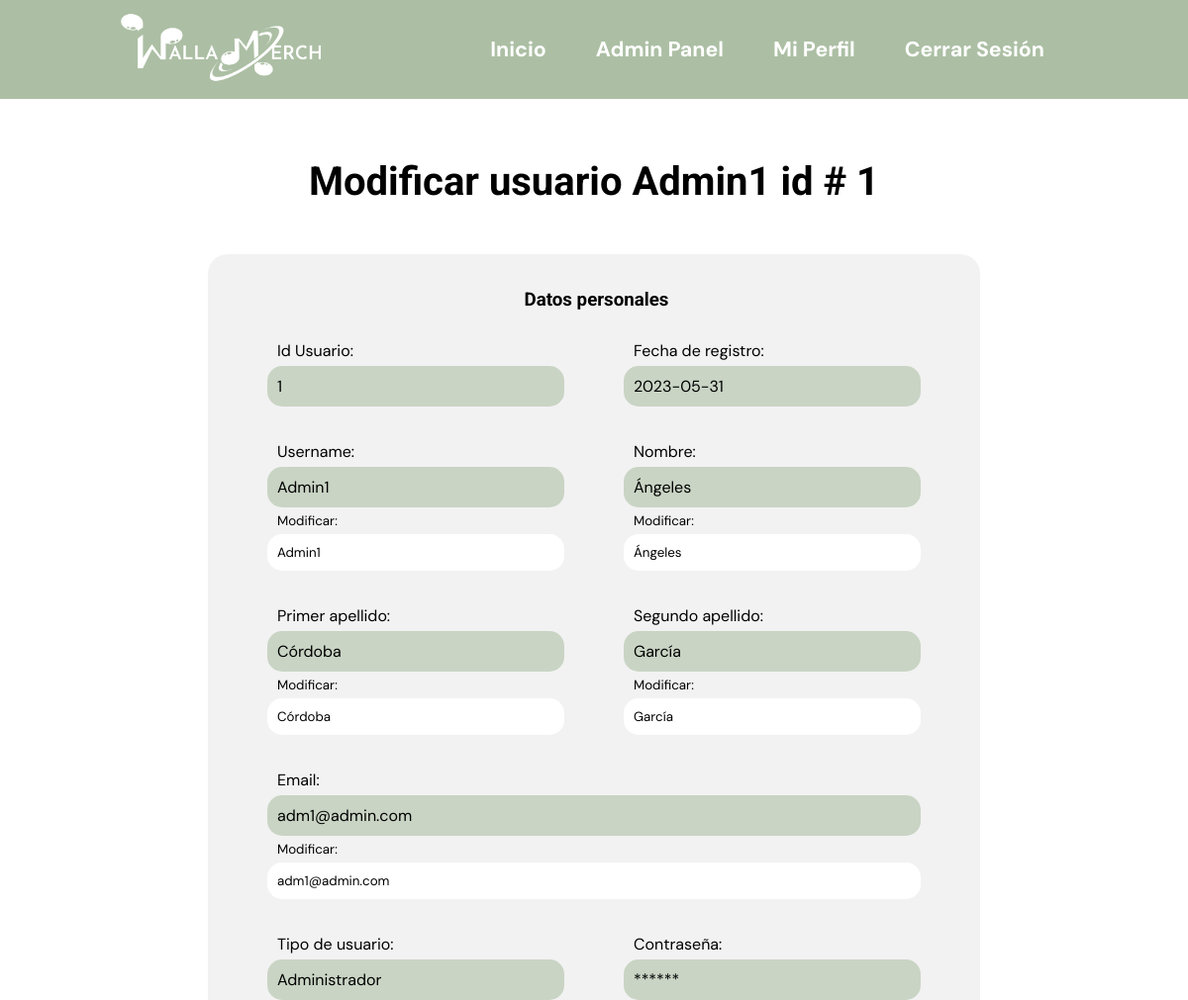
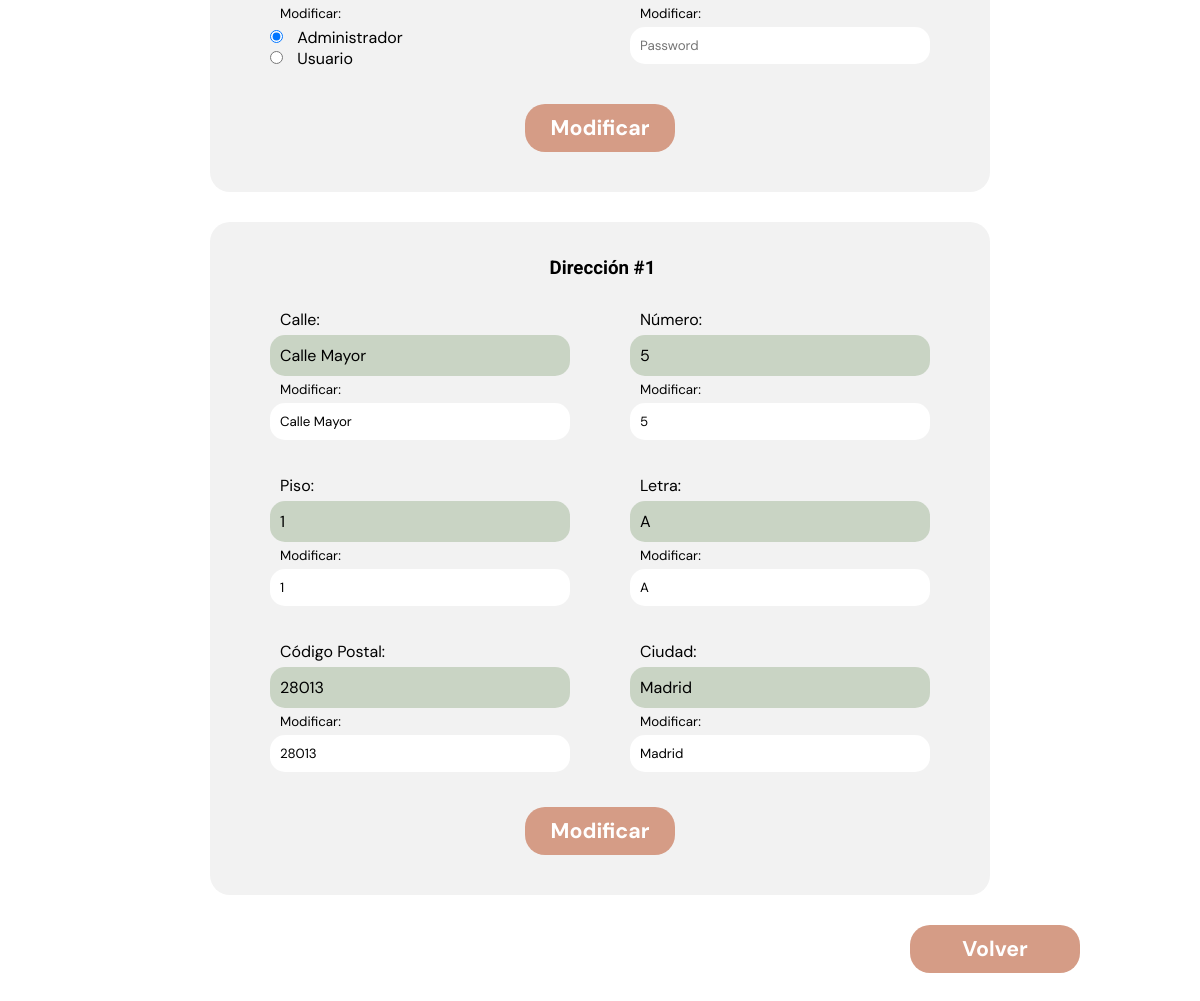
The app's page /php/admin/usuarios/modificar_usuario.php?id_usuario=1 (signed in) with its own data (2 pictures, top to bottom).
### tables this page shows
create table if not exists usuario(
	id_usuario int auto_increment,
    username varchar(100) unique not null,
    email varchar(100) unique not null,
    pass varchar(100) not null,
    tipo_usuario int not null,
    nombre varchar(100),
    apellido1 varchar(100),
    apellido2 varchar(100),
    fechaRegistro date DEFAULT current_timestamp(),
    PRIMARY KEY (id_usuario)
);

create table if not exists direccion(
	id_direccion int auto_increment,
    id_usuario int not null,
    calle varchar(255),
    numero int,
    piso int,
    letra varchar(10) ,
    codigoPostal int not null,
    ciudad varchar(255) not null,
    PRIMARY KEY (id_direccion),
    FOREIGN KEY (id_usuario) REFERENCES usuario(id_usuario) ON DELETE CASCADE
);

### database/users-db.php (called while the page is built, shortened)
<?php
	function verUsuario($id_usuario){
			$query = "SELECT * FROM usuario
								WHERE id_usuario=?";
			$stmt = mysqli_prepare($GLOBALS["con"], $query);
			mysqli_stmt_bind_param($stmt, "i", $id_usuario);
			mysqli_stmt_execute($stmt);
			$result = mysqli_stmt_get_result($stmt);;
			$usuario = mysqli_fetch_array($result);
			return $usuario;
	}
	function verDireccion($id_usuario){
			$query = "SELECT *
								FROM direccion
								WHERE id_usuario=?";
			$stmt = mysqli_prepare($GLOBALS["con"], $query);
			mysqli_stmt_bind_param($stmt, "i", $id_usuario);
			mysqli_stmt_execute($stmt);
			$result = mysqli_stmt_get_result($stmt);
			$direcciones = array();
			while($row = mysqli_fetch_array($result)){
				$direcciones[] = $row;
			}
			return $direcciones;
	}
?>

### vistas/admin-panel/usuarios/admin-panel-usuarios-modificar.php (the view, shortened to what this page needs)
<!DOCTYPE html>
<html lang="en">
<head>
    <link rel="stylesheet" href="../../../styles/navbar.css" />
    <link rel="stylesheet" href="../../../styles/admin-panel.css" />
</head>
<body>
    <?php
        require_once ("../../../vistas/navbar.php");
    ?>
    <main>
        <div class="main">
        <div class="user-main">
            <h1 class="tittle-h1">Modificar usuario <?php echo $currentUser['username']." id # ".$currentUser['id_usuario'];?></h1>
        </div>
        <div class="admin-form-div">
            <form action= "./modificar-usuario2.php?id_usuario=<?php echo $currentUser['id_usuario'];?>" method='post' enctype="multipart/form-data" class="admin-form">
                <div class="form-column">
                    <h3>Datos personales</h3>
                </div>
                <div class="form-column">
                    <div class="formSection">
                        <label>Id Usuario: </label>
                        <p class="productDetail"><?php echo $currentUser['id_usuario'];?></p>
                    </div>
                    <div class="formSection">
                        <label>Fecha de registro:</label>
                        <p class="productDetail"><?php echo $currentUser['fechaRegistro'];?></p>
                    </div>
                </div>
                <div class="form-column">
                    <div class="formSection">
                        <label>Username: </label>
                        <p class="productDetail"><?php echo $currentUser['username'];?></p>
                        <label class="smallLabel">Modificar:</label>
                        <input
                            type="text"
                            name="user-edit"
                            value="<?php echo $currentUser['username'];?>"
                        />
                    </div>
                    <div class="formSection">
                        <label>Nombre:</label>
                        <p class="productDetail">
                            <?php
                            if (isset($currentUser['nombre'])){
                                echo $currentUser['nombre'];
                            }?>
                        </p>
                        <label class="smallLabel">Modificar:</label>
                        <input
                            type="text"
                            name="nombre-edit"
                            value="<?php echo $currentUser['nombre'];?>"
                        />
                    </div>
                </div>
                <div class="form-column">
                    <div class="formSection">
                        <label>Primer apellido: </label>
                        <p class="productDetail"><?php if (isset($currentUser['apellido1'])){
                                echo $currentUser['apellido1'];
                            }?></p>
                        <label class="smallLabel">Modificar:</label>
                        <input
                            type="text"
                            name="apellido1-edit"
                            value="<?php echo $currentUser['apellido1'];?>"
                        />
                    </div>
                    <div class="formSection">
                        <label>Segundo apellido:</label>
                        <p class="productDetail"><?php if (isset($currentUser['apellido2'])){
                                echo $currentUser['apellido2'];
                            };?></p>
                        <label class="smallLabel">Modificar:</label>
                        <input
                            type="text"
                            name="apellido2-edit"
                            value="<?php echo $currentUser['apellido2'];?>"
                        />
                    </div>
                </div>
                <div class="form-column">
                    <div class="formSection-full">
                        <label>Email:</label>
                        <p class="productDetail-full"><?php echo $currentUser['email'];?></p>
                        <label class="smallLabel">Modificar:</label>
                        <input
                            type="text"
                            name="email-edit"
                            pattern="[^@\s]+@[^@\s]+\.[^@\s]+"
                            value="<?php echo $currentUser['email'];?>"
                        />
                    </div>
                </div>
                <div class="form-column">
                    <div class="formSection">
                        <label>Tipo de usuario:</label>
                        <p class="productDetail">
                            <?php
                                switch($currentUser['tipo_usuario']){
                                    case 0:
                                        echo 'Administrador';
                                        break;
                                    }
                            ?>
                        </p>
                        <label class="smallLabel">Modificar:</label>
                        <div>
                            <div>
                                <input type="radio" id="admin" name="tipo_usuario-edit" value="0"
                                <?php
                                if ($currentUser['tipo_usuario'] == 0){
                                    echo "checked";
                                }
                                ?>
                                />
                                <label for="admin">Administrador</label>
                            </div>
                            <div>
                                <input type="radio" id="user" name="tipo_usuario-edit" value="1"
                                <?php
                                if ($currentUser['tipo_usuario'] == 1){
                                    echo "checked";
                                }
                                ?>/>
                                <label for="admin">Usuario</label>
                            </div>
                        </div>
                    </div>
                    <div class="formSection">
                        <label>Contraseña:</label>
                        <p class="productDetail">
                            ******
                        </p>
                        <label class="smallLabel">Modificar:</label>
                        <input type="password" placeholder="Password" name="password-edit"/>
                    </div>
                </div>
                <div class="formSection-btn">
                    <input class="admin-button" name="edit-user" type="submit" value="Modificar">
                </div>
            </form>
        </div>
        <?php
        $n = 1;
        foreach($currentUserAddress as $address) { ?>
            <div class="admin-form-div">
                <form action= "./modificar-usuario2.php?id_direccion=<?php echo $address['id_direccion'];?>" method='post' enctype="multipart/form-data" class="admin-form">
                    <div class="form-column">
                        <h3>Dirección #<?php echo $n;?></h3>
                    </div>
                    <div class="form-column">
                        <div class="formSection">
                            <label>Calle: </label>
                            <p class="productDetail"><?php echo $address['calle'];?></p>
                            <label class="smallLabel">Modificar:</label>
                            <input
                                type="text"
                                name="calle-edit"
                                value="<?php echo $address['calle'];?>"
                            />
                        </div>
                        <div class="formSection">
                            <label>Número:</label>
                            <p class="productDetail"><?php echo $address['numero'];?></p>
                            <label class="smallLabel">Modificar:</label>
                            <input
                                type="number"
                                name="numero-edit"
                                value="<?php echo $address['numero'];?>"
                            />
                        </div>
                    </div>
                    <div class="form-column">
                        <div class="formSection">
                            <label>Piso: </label>
                            <p class="productDetail"><?php echo $address['piso'];?></p>
                            <label class="smallLabel">Modificar:</label>
                            <input
                                type="text"
                                name="piso-edit"
                                value="<?php echo $address['piso'];?>"
                            />
                        </div>
                        <div class="formSection">
                            <label>Letra:</label>
                            <p class="productDetail">
                                <?php
                                if (isset($address['letra'])){
                                    echo $address['letra'];
                                }?>
                            </p>
                            <label class="smallLabel">Modificar:</label>
                            <input
                                type="text"
                                name="letra-edit"
                                value="<?php echo $address['letra'];?>"
                            />
                        </div>
                    </div>
                    <div class="form-column">
                        <div class="formSection">
                            <label>Código Postal: </label>
                            <p class="productDetail"><?php if (isset($address['codigoPostal'])){
                                    echo $address['codigoPostal'];
                                }?></p>
                            <label class="smallLabel">Modificar:</label>
                            <input
                                type="text"
                                name="codigoPostal-edit"
                                value="<?php echo $address['codigoPostal'];?>"
                            />
                        </div>
                        <div class="formSection">
                            <label>Ciudad:</label>
                            <p class="productDetail"><?php if (isset($address['ciudad'])){
                                    echo $address['ciudad'];
                                };?></p>
                            <label class="smallLabel">Modificar:</label>
                            <input
                                type="text"
                                name="ciudad-edit"
                                value="<?php echo $address['ciudad'];?>"
                            />
                        </div>
                    </div>
                    <div class="formSection-btn">
                        <input class="admin-button" name="edit-address" type="submit" value="Modificar">
                    </div>
                </form>
            </div>
        <?php
        $n += 1;
        }
        ?>
        </div>
        <div class="div-button">
            <div class="admin-button">
                <a href='./admin-usuarios.php'>Volver</a>
            </div>
        </div>
    </main>
</body>
</html>

### styles/navbar.css (style rules this page uses)
* { padding: 0; margin: 0; font-family: "DM Sans", sans-serif; }
h1, h2, h3, h4, h4, h6 { font-family: "Roboto", sans-serif; }
a { text-decoration: none; }
main { padding: 60px 10%; }

### styles/admin-panel.css (style rules this page uses)
.main { display: flex; flex-direction: column; justify-content: center; align-items: center; }
h1 { font-family: "Roboto", sans-serif; font-size: 30pt; padding-bottom: 0px; margin-inline-start: 0px; margin-inline-end: 0px; font-weight: bold; }
.user-main { display: flex; flex-wrap: nowrap; align-items: center; justify-content: space-between; margin: 0px 0px 50px 0px; }
.admin-form-div { background-color: #f2f2f2; border-radius: 20px; padding: 30px; margin-bottom: 30px; display: flex; align-items: center; justify-content: space-around; }
.admin-form { display: flex; flex-direction: column; align-items: center; justify-content: space-around; }
.admin-form h3 { padding: 5px 0px 10px 5px; }
.form-column { display: flex; flex-direction: row !important; flex-wrap: nowrap; }
.formSection { width: 300px; padding: 0px 30px; display: flex; flex-wrap: wrap; flex-direction: column; margin: 15px 0px; }
.formSection-full { width: 660px; padding: 0px 30px; display: flex; flex-direction: column; margin: 15px 0px; }
.admin-button { width: 150px; }
.formSection label, .formSection-full label { padding: 5px 10px; }
.formSection input { max-width: 290px; padding: 10px; border-radius: 15px; border: 0px; background-color: white; }
.formSection-full input, .formSection-full textarea { padding: 10px; border-radius: 15px; border: 0px; background-color: white; }
.formSection-btn { margin: 20px 0px 10px 0px; text-align: center; color: white; }
.div-button { display: flex; align-items: center; justify-content: flex-end; }
.admin-button { background-color: #d59c86; padding: 10px; border: none; border-radius: 20px; color: white; font-size: 16pt; font-weight: bold; text-decoration: none; color: white; text-align: center; }
.admin-button a { color: white; }
.productDetail { max-width: 290px; padding: 10px; border-radius: 15px; border: 0px; background-color: #acbfa493; }
.productDetail-full { padding: 10px; border-radius: 15px; border: 0px; background-color: #acbfa493; }
.smallLabel { font-size: 10pt; }

### records on screen
usuario: username "Admin1", id_usuario "1", fechaRegistro "2023-05-31", user-edit "Admin1", nombre "Ángeles", nombre-edit "Ángeles", apellido1 "Córdoba", apellido1-edit "Córdoba", apellido2 "García", apellido2-edit "García", email "adm1@admin.com", email-edit "adm1@admin.com", tipo_usuario "☑ Administrador"
direccion: calle "Calle Mayor", calle-edit "Calle Mayor", numero "5", numero-edit "5", piso "1", piso-edit "1", letra "A", letra-edit "A", codigoPostal "28013", codigoPostal-edit "28013", ciudad "Madrid", ciudad-edit "Madrid"
